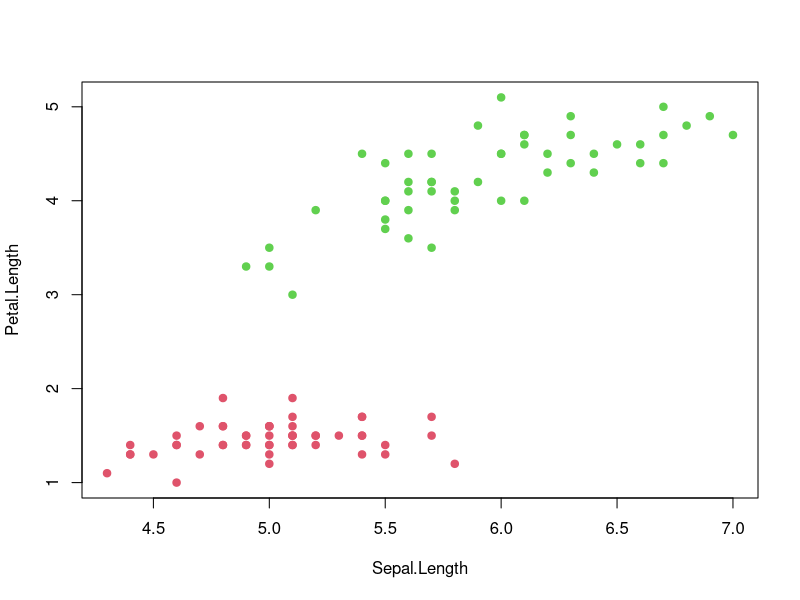
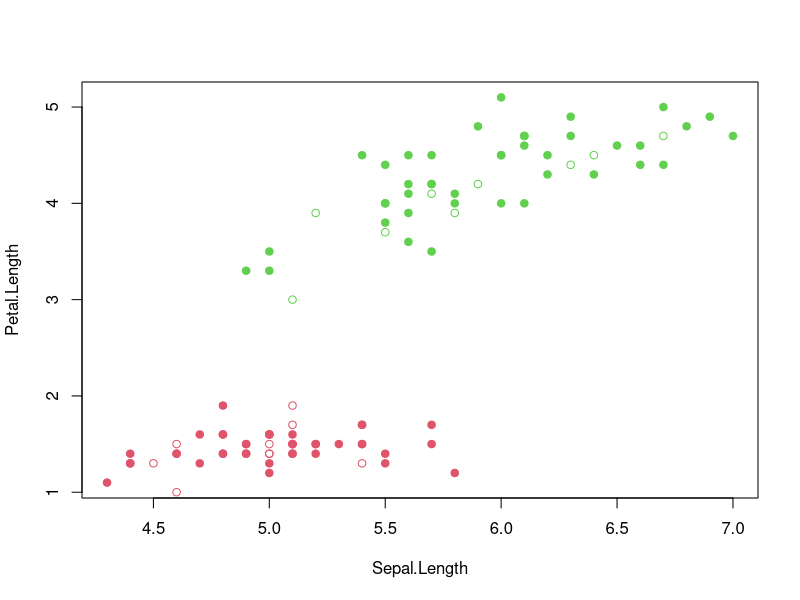
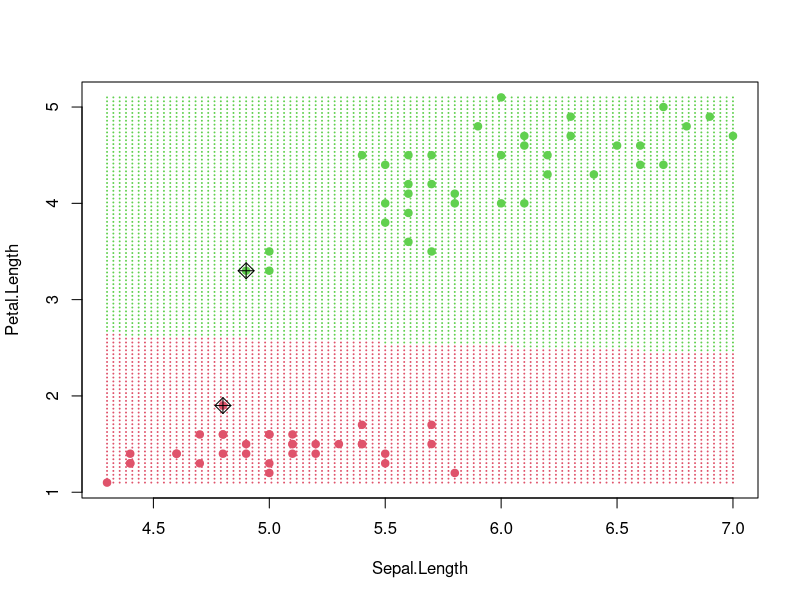
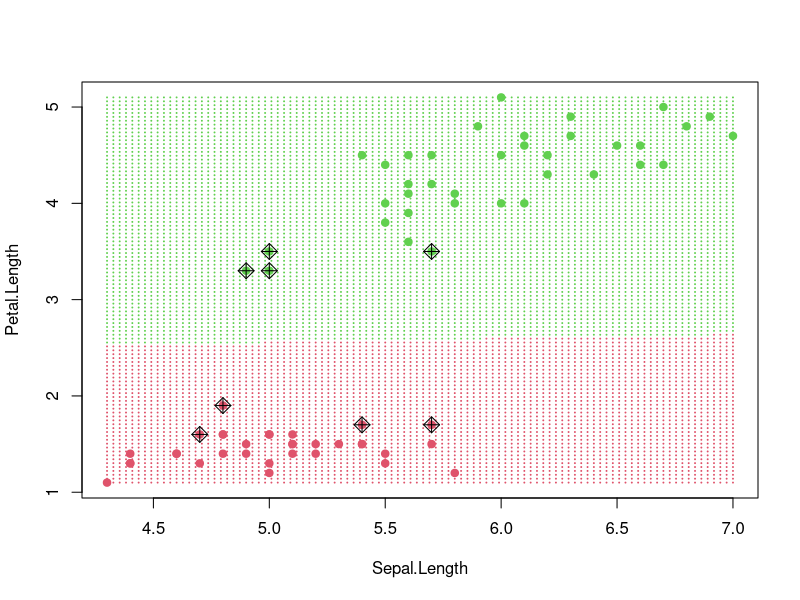
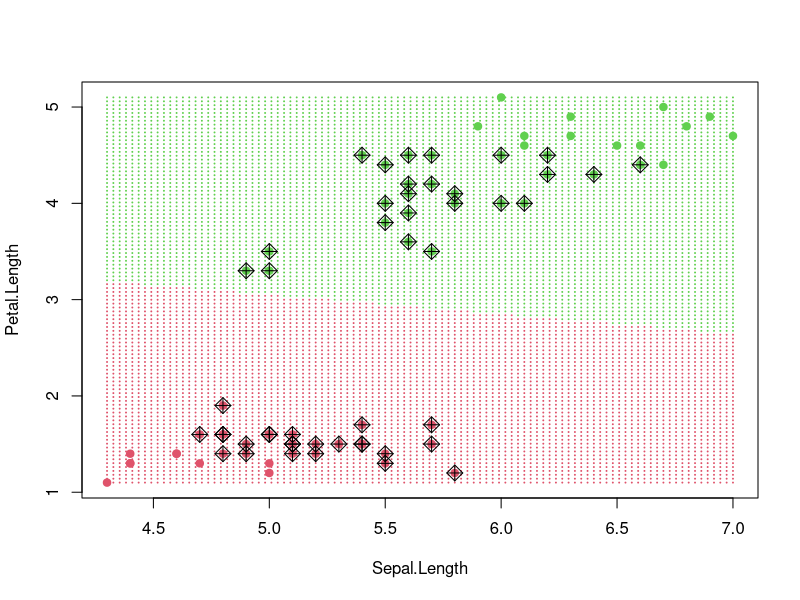
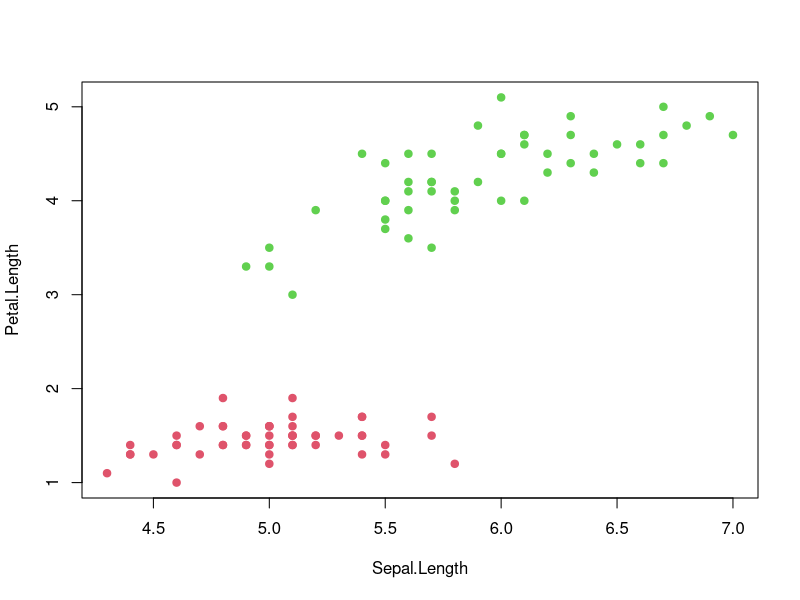
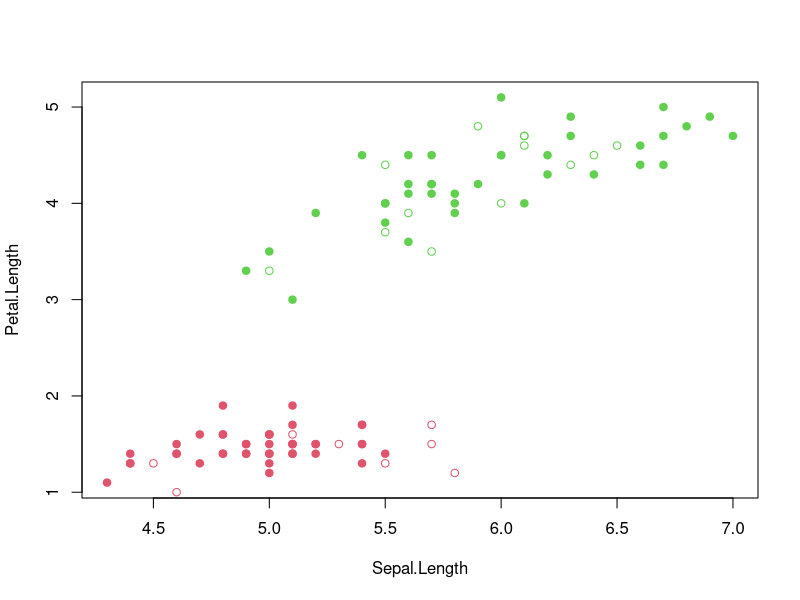
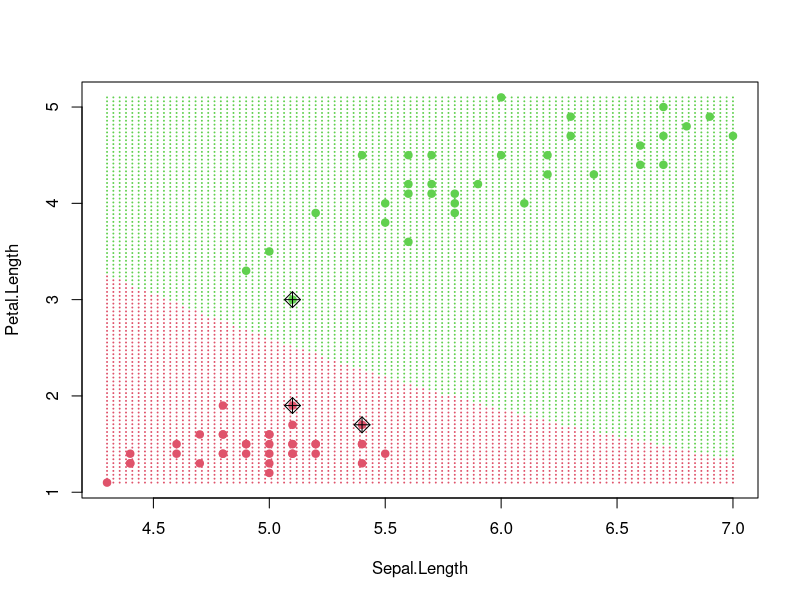

Write the R code that produced these figures, in order.
# =======================================================
# SVM : Part 1 : Support Vector Classifier
# =======================================================

# install.packages("e1071")
library(e1071)

# Pretty plotting routine for SVM models
prettyPlot <- function(svmModel, dataSet, gridSize) {
  # create the grid of points to plot
  x1.Pixels <- seq(from = as.numeric(min(dataSet[,1])), 
                   to = as.numeric(max(dataSet[,1])), len = gridSize)
  x2.Pixels <- seq(from = as.numeric(min(dataSet[,2])), 
                   to = as.numeric(max(dataSet[,2])), len = gridSize)
  pixelGrid <- expand.grid(X1 = x1.Pixels, X2 = x2.Pixels)
  names(pixelGrid) <- names(dataSet)[1:2]
  
  # predict the classes of the pixels
  pixelData <- data.frame(pixelGrid)
  classGrid <- predict(svmModel, newdata = pixelData)
  
  # plot pixelGrid with colored class
  plot(pixelGrid, pch = 20, cex = 0.2, 
       col = as.numeric(classGrid) + 1)
  
  # plot the data points on top of this
  points(dataSet[,1:2], pch = 19, cex = 1, col = as.numeric(dataSet[,3]) + 1)
  
  # mark the actual support vectors now
  points(dataSet[svmModel$index, 1:2], pch = 9, cex = 1.5)
}


# -------------------------------------------------------
# Load and explore the dataset

attach(iris)
help(iris)
str(iris)

# Truncate the data to a "2-dimensional 2-class" problem
irisData <- as.data.frame(iris[1:100,c(1,3,5)])
irisData$Species <- droplevels(irisData$Species)
str(irisData)
plot(irisData$Sepal.Length, irisData$Petal.Length,
     col = as.numeric(irisData$Species) + 1, pch = 19,
     xlab = "Sepal.Length", ylab = "Petal.Length")

# Split into Train and Validation sets
# Training Set : Validation Set = 70 : 30 (random)
train <- sample(nrow(irisData), 0.7*nrow(irisData), replace = FALSE)
irisTrain <- irisData[train,]
irisValid <- irisData[-train,]

plot(irisTrain$Sepal.Length, irisTrain$Petal.Length,
     col = as.numeric(irisTrain$Species) + 1, pch = 19,
     xlab = "Sepal.Length", ylab = "Petal.Length")
points(irisValid$Sepal.Length, irisValid$Petal.Length,
       col = as.numeric(irisValid$Species) + 1, pch = 21)



# =======================================================
# SVM : Part 1A : Maximal Margin Classifier
# =======================================================

# Fit a Maximal Margin Classifier on the train set
# Set high cost to minimize number of support vectors
svmFit <- svm(Species ~ .,           # formula for fit
              data = irisTrain,      # dataset for fit
              kernel = "linear",     # choose a kernel
              cost = 1e6,            # relaxation cost
              scale = FALSE)         # feature-scaling

summary(svmFit)                      # summary of the fitted model
# plot(svmFit, irisTrain)            # default R plot for SVM
prettyPlot(svmFit, irisTrain, 100)   # our prettyPlot for SVM

svmFit$index                         # index of the support vectors
svmFit$SV                            # the actual support vectors

# Predict the classes for the validation set
predValid <- predict(svmFit, newdata = irisValid)        # prediction
table(predict = predValid, truth = irisValid$Species)    # confusion matrix



# =======================================================
# SVM : Part 1B : Support Vector Classifier
# =======================================================

# Fit a Support Vector Classifier on the train set
# Set variable cost to vary number of support vectors
svmFit <- svm(Species ~ .,           # formula for fit
              data = irisTrain,      # dataset for fit
              kernel = "linear",     # choose a kernel
              cost = 0.2,            # relaxation cost
              scale = FALSE)         # feature-scaling

summary(svmFit)                      # summary of the fitted model
# plot(svmFit, irisTrain)            # default R plot for SVM
prettyPlot(svmFit, irisTrain, 100)   # our prettyPlot for SVM

svmFit$index                         # index of the support vectors
svmFit$SV                            # the actual support vectors

# Predict the classes for the validation set
predValid <- predict(svmFit, newdata = irisValid)        # prediction
table(predict = predValid, truth = irisValid$Species)    # confusion matrix


# -------------------------------------------------------
# Fit an optimally tuned Support Vector Classifier
# by performing cross-validation with a cost range

tuneModel <- tune(svm, 
                  Species ~ ., 
                  data = irisTrain, 
                  kernel = "linear",
                  ranges = list(cost = c(0.001, 0.01, 0.1, 1, 10, 100, 1000)), 
                  scale = FALSE)

summary(tuneModel)                   # summary of tuning the cost
bestFit <- tuneModel$best.model      # extract the best tuned model
summary(bestFit)                     # best model after tuning cost
# plot(bestFit, irisTrain)           # default R plot for SVM
prettyPlot(bestFit, irisTrain, 100)  # our prettyPlot for SVM

# Predict the classes for the validation set
predValid <- predict(bestFit, newdata = irisValid)       # prediction
table(predict = predValid, truth = irisValid$Species)    # confusion matrix



# =======================================================
# SVM : Part 2 : Support Vector Machine
# =======================================================

# Load and explore the dataset
attach(iris)
help(iris)
str(iris)

# Truncate the data to a "2-dimensional 2-class" problem
irisData <- as.data.frame(iris[1:100,c(1,3,5)])
irisData$Species <- droplevels(irisData$Species)
str(irisData)
plot(irisData$Sepal.Length, irisData$Petal.Length,
     col = as.numeric(irisData$Species) + 1, pch = 19,
     xlab = "Sepal.Length", ylab = "Petal.Length")

# Split into Train and Validation sets
# Training Set : Validation Set = 70 : 30 (random)
train <- sample(nrow(irisData), 0.7*nrow(irisData), replace = FALSE)
irisTrain <- irisData[train,]
irisValid <- irisData[-train,]

plot(irisTrain$Sepal.Length, irisTrain$Petal.Length,
     col = as.numeric(irisTrain$Species) + 1, pch = 19,
     xlab = "Sepal.Length", ylab = "Petal.Length")
points(irisValid$Sepal.Length, irisValid$Petal.Length,
       col = as.numeric(irisValid$Species) + 1, pch = 21)


# Fit a Support Vector machine to the train set using various kernels
# where the choice of the kernel depends on the nature of the dataset

# -------------------------------------------------------
# Polynomial Kernel

polFit <- svm(Species ~ .,           # formula for fit
              data = irisTrain,      # dataset for fit
              kernel = "polynomial", # ( gamma * (u.v) + coef0 ) ^ degree
              gamma = 1,             # gamma is required
              coef0 = 1,             # coef0 is required (default = 0)
              degree = 5,            # degree is required
              cost = 10,             # relaxation cost
              scale = FALSE)         # feature-scaling

summary(polFit)                      # summary of the fitted model
# plot(polFit, irisTrain)            # default R plot for SVM
prettyPlot(polFit, irisTrain, 100)   # our prettyPlot for SVM

polFit$index                         # index of the support vectors
polFit$SV                            # the actual support vectors

# Predict the classes for the validation set
predValid <- predict(polFit, newdata = irisValid)        # prediction
table(predict = predValid, truth = irisValid$Species)    # confusion matrix


# -------------------------------------------------------
# Radial (Gaussian) Kernel

radFit <- svm(Species ~ .,           # formula for fit
              data = irisTrain,      # dataset for fit
              kernel = "radial",     # exp( - gamma * (u - v) . (u - v) )
              gamma = 1,             # gamma is required
              cost = 10,             # relaxation cost
              scale = FALSE)         # feature-scaling

summary(radFit)                      # summary of the fitted model
# plot(radFit, irisTrain)            # default R plot for SVM
prettyPlot(radFit, irisTrain, 100)   # our prettyPlot for SVM

radFit$index                         # index of the support vectors
radFit$SV                            # the actual support vectors

# Predict the classes for the validation set
predValid <- predict(radFit, newdata = irisValid)        # prediction
table(predict = predValid, truth = irisValid$Species)    # confusion matrix


# -------------------------------------------------------
# Sigmoid Kernel

sigFit <- svm(Species ~ .,           # formula for fit
              data = irisTrain,      # dataset for fit
              kernel = "sigmoid",    # tanh( gamma * (u.v) + coef0 )
              gamma = 0.01,          # gamma is required
              coef0 = 1,             # coef0 is required (default = 0)
              cost = 10,             # relaxation cost
              scale = FALSE)         # feature-scaling

summary(sigFit)                      # summary of the fitted model
# plot(sigFit, irisTrain)            # default R plot for SVM
prettyPlot(sigFit, irisTrain, 100)   # our prettyPlot for SVM

sigFit$index                         # index of the support vectors
sigFit$SV                            # the actual support vectors

# Predict the classes for the validation set
predValid <- predict(radFit, newdata = irisValid)        # prediction
table(predict = predValid, truth = irisValid$Species)    # confusion matrix



# =======================================================
# SVM : Part 2B : Tuning the various SVM Kernels
# =======================================================

# Fit an optimally tuned Support Vector Machine on the train set
# by performing cross-validation with a range of parameter values


# -------------------------------------------------------
# Polynomial Kernel

tuneModel <- tune(svm, 
                  Species ~ ., 
                  data = irisTrain, 
                  kernel = "polynomial", # ( gamma * (u.v) + coef0 ) ^ degree
                  ranges = list(gamma = c(0.01, 0.1, 1, 10, 100),
                                coef0 = c(0.01, 0.1, 1, 10, 100),
                                degree = c(1, 2, 3, 4, 5, 6 ,7),
                                cost = c(0.01, 0.1, 1, 10, 100)), 
                  scale = FALSE)

summary(tuneModel)                   # summary of tuning parameters
bestFit <- tuneModel$best.model      # extract the best tuned model
summary(bestFit)                     # best parameter-tuned model
# plot(bestFit, irisTrain)           # default R plot for SVM
prettyPlot(bestFit, irisTrain, 100)  # our prettyPlot for SVM


# -------------------------------------------------------
# Radial (Gaussian) Kernel

tuneModel <- tune(svm, 
                  Species ~ ., 
                  data = irisTrain, 
                  kernel = "radial", # exp( - gamma * (u - v) . (u - v) )
                  ranges = list(gamma = c(0.001, 0.01, 0.1, 1, 10, 100, 1000),
                                cost = c(0.001, 0.01, 0.1, 1, 10, 100, 1000)), 
                  scale = FALSE)

summary(tuneModel)                   # summary of tuning parameters
bestFit <- tuneModel$best.model      # extract the best tuned model
summary(bestFit)                     # best parameter-tuned model
# plot(bestFit, irisTrain)           # default R plot for SVM
prettyPlot(bestFit, irisTrain, 100)  # our prettyPlot for SVM


# -------------------------------------------------------
# Sigmoid Kernel

tuneModel <- tune(svm, 
                  Species ~ ., 
                  data = irisTrain, 
                  kernel = "sigmoid", # tanh( gamma * (u.v) + coef0 )
                  ranges = list(gamma = c(0.01, 0.1, 1, 10, 100),
                                coef0 = c(0.01, 0.1, 1, 10, 100),
                                cost = c(0.001, 0.01, 0.1, 1, 10, 100, 1000)), 
                  scale = FALSE)

summary(tuneModel)                   # summary of tuning parameters
bestFit <- tuneModel$best.model      # extract the best tuned model
summary(bestFit)                     # best parameter-tuned model
# plot(bestFit, irisTrain)           # default R plot for SVM
prettyPlot(bestFit, irisTrain, 100)  # our prettyPlot for SVM
